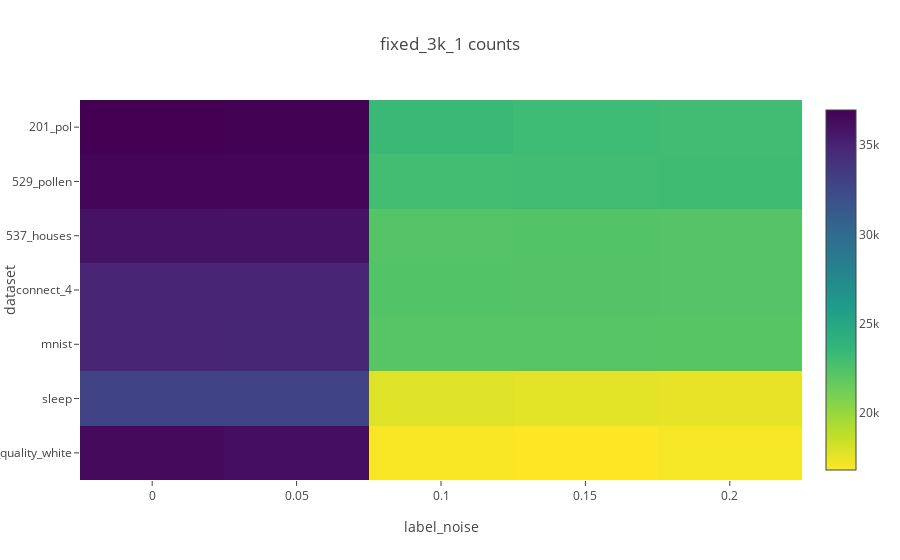

The cell this chart's notebook holds for it:
### Code cell
data = df[df["group"] == "fixed_3k_1"].groupby(["dataset","label_noise"]).sum()["count"].unstack()

px.imshow(data,
         title="fixed_3k_1 counts")

### Figure 1 — Plotly figure (JSON) as saved in the notebook; plotly's stock layout.template omitted (floating-point values rounded to 4 significant figures)
{"data": [{"coloraxis": "coloraxis", "hovertemplate": "label_noise: %{x}<br>dataset: %{y}<br>color: %{z}<extra></extra>", "name": "0", "type": "heatmap", "x": [0, 0.05, 0.1, 0.15, 0.2], "xaxis": "x", "y": ["201_pol", "529_pollen", "537_houses", "connect_4", "mnist", "sleep", "wine_quality_white"], "yaxis": "y", "z": [[36973, 36927, 23302, 23170, 23039], [36736, 36663, 22949, 23011, 23072], [35986, 36018, 22246, 22334, 22224], [34905, 34926, 22327, 22318, 22297], [34903, 34826, 22181, 22200, 22156], [32881, 32896, 17720, 17592, 17471], [36447, 36219, 16956, 16791, 17028]]}], "layout": {"coloraxis": {"colorscale": [[0, "#fde725"], [0.1111, "#b5de2b"], [0.2222, "#6ece58"], [0.3333, "#35b779"], [0.4444, "#1f9e89"], [0.5556, "#26828e"], [0.6667, "#31688e"], [0.7778, "#3e4989"], [0.8889, "#482878"], [1, "#440154"]]}, "title": {"text": "fixed_3k_1 counts"}, "xaxis": {"anchor": "y", "constrain": "domain", "domain": [0, 1], "scaleanchor": "y", "title": {"text": "label_noise"}}, "yaxis": {"anchor": "x", "autorange": "reversed", "constrain": "domain", "domain": [0, 1], "title": {"text": "dataset"}}}}
